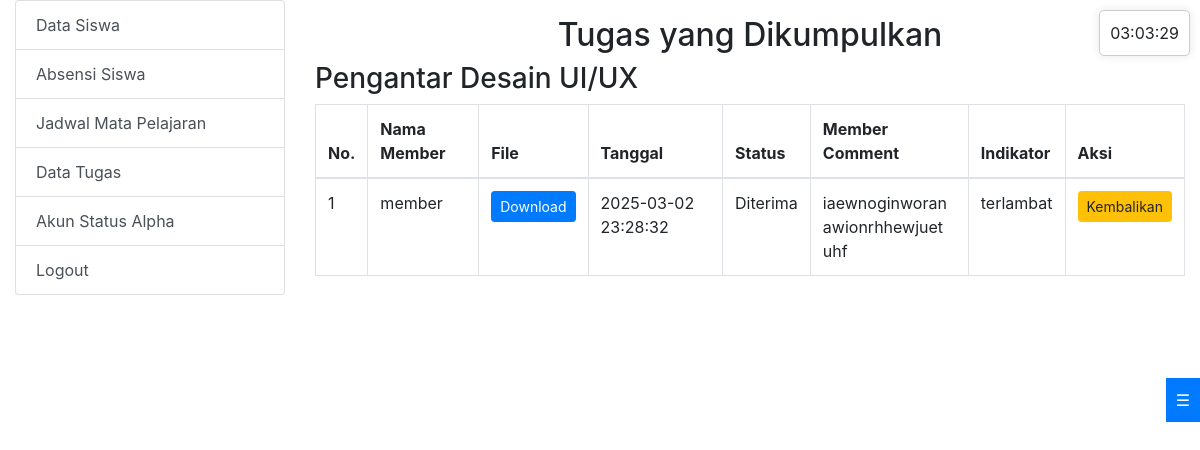
The app's page /submitted_tugas.php?tugas_id=44 (signed in) with its own data.
### tables this page shows
CREATE TABLE `submitted_tugas` (
  `id` int NOT NULL,
  `tugas_id` int NOT NULL,
  `member_id` int NOT NULL,
  `file` varchar(255) NOT NULL,
  `tanggal` datetime NOT NULL,
  `comment` text,
  `member_comment` text,
  `status` enum('submitted','returned') DEFAULT 'submitted',
  `indikator` enum('tepat waktu','terlambat') DEFAULT 'tepat waktu'
);

CREATE TABLE `tugas` (
  `id` int NOT NULL,
  `judul` varchar(255) NOT NULL,
  `deskripsi` text NOT NULL,
  `deadline` datetime NOT NULL,
  `mapel` varchar(255) NOT NULL,  
  `files` text
);

CREATE TABLE `members` (
  `id` int NOT NULL,
  `username` varchar(50) NOT NULL,
  `password` varchar(255) NOT NULL,
  `role` varchar(50) NOT NULL,  
  `created_at` timestamp NULL DEFAULT CURRENT_TIMESTAMP
);

### submitted_tugas.php (the view, shortened to what this page needs)
<?php
include 'config.php';
$update_indikator_query = "
    UPDATE submitted_tugas st
    JOIN tugas t ON st.tugas_id = t.id
    SET st.indikator = IF(st.tanggal <= t.deadline, 'tepat waktu', 'terlambat')
";
$conn->query($update_indikator_query);
?>
<!DOCTYPE html>
<html>
<head>
    <link rel="stylesheet" href="https://maxcdn.bootstrapcdn.com/bootstrap/4.0.0/css/bootstrap.min.css">
</head>
<body>
  <?php include 'includes/clock.php'; ?>
  <div class="container-fluid mt-3">
    <div class="row">
      <?php include 'sidebar.php'; ?>
      <div class="col-md-9 content">
        <h2 class="text-center">Tugas yang Dikumpulkan</h2>
        <?php
        if (isset($_GET['tugas_id'])) {
            $selected_tugas_id = $_GET['tugas_id'];
            $submitted_tugas_result = $conn->query("
                SELECT submitted_tugas.id,
                       submitted_tugas.tugas_id,
                       submitted_tugas.member_id,
                       submitted_tugas.file,
                       submitted_tugas.tanggal,
                       members.username AS member_name,
                       tugas.judul AS tugas_judul,
                       submitted_tugas.status,
                       submitted_tugas.member_comment,
                       submitted_tugas.indikator
                FROM submitted_tugas
                JOIN members ON submitted_tugas.member_id = members.id
                JOIN tugas ON submitted_tugas.tugas_id = tugas.id
                WHERE submitted_tugas.tugas_id = $selected_tugas_id AND submitted_tugas.status != 'returned'
                ORDER BY submitted_tugas.id ASC
            ");
            if ($submitted_tugas_result->num_rows > 0) {
                $row = $submitted_tugas_result->fetch_assoc();
                echo '<h3>' . $row['tugas_judul'] . '</h3>';
                echo '<table class="table table-bordered">';
                echo '<thead><tr><th>No.</th><th>Nama Member</th><th>File</th><th>Tanggal</th><th>Status</th><th>Member Comment</th><th>Indikator</th><th>Aksi</th></thead><tbody>';
                $no = 1;
                do {
                    echo '<tr>';
                    echo '<td>' . $no++ . '</td>';
                    echo '<td>' . $row['member_name'] . '</td>';
                    echo '<td><a href="?download_id=' . $row['id'] . '" class="btn btn-primary btn-sm">Download</a></td>';
                    echo '<td>' . $row['tanggal'] . '</td>';
                    echo '<td>' . ($row['status'] == 'returned' ? 'Dikembalikan' : 'Diterima') . '</td>';
                    echo '<td class="comment-scroll">' . wordwrap($row['member_comment'] ?? '', 14, "<br>\n", true) . '</td>';
                    echo '<td>' . $row['indikator'] . '</td>';
                    echo '<td>
                            <button class="btn btn-warning btn-sm" onclick="showReturnModal(' . $row['id'] . ')">Kembalikan</button>
                          </td>';
                    echo '</tr>';
                } while ($row = $submitted_tugas_result->fetch_assoc());
                echo '</tbody></table>';
            } else {
                echo '<p class="text-center">Tidak ada tugas yang dikumpulkan untuk tugas ini.</p>';
            }
        } else {
            echo '<p class="text-center">Silakan pilih tugas dari sidebar di bagian kanan.</p>';
        }
        ?>
      </div>
      <div class="toggle-btn" id="toggleBtn">☰</div>
    </div>
  </div>
</body>
</html>

### submitted_tugas.php (style rules this page uses)
.content { margin-right: 25%; }
.toggle-btn { position: fixed; top: 50%; right: 0; transform: translateY(-50%); background-color: #007bff; color: white; padding: 10px; cursor: pointer; z-index: 1000; transition: right 0.3s; }
.comment-scroll { max-height: 100px; overflow-y: auto; word-wrap: break-word; }

### sidebar.php (style rules this page uses)
.content { margin-left: 25%; }

### records on screen
submitted_tugas: tugas.judul "Pengantar Desain UI/UX", member.username "member", tanggal "2025-03-02 23:28:32", status "Diterima", member_comment "iaewnoginworan awionrhhewjuet uhf", indikator "terlambat"
